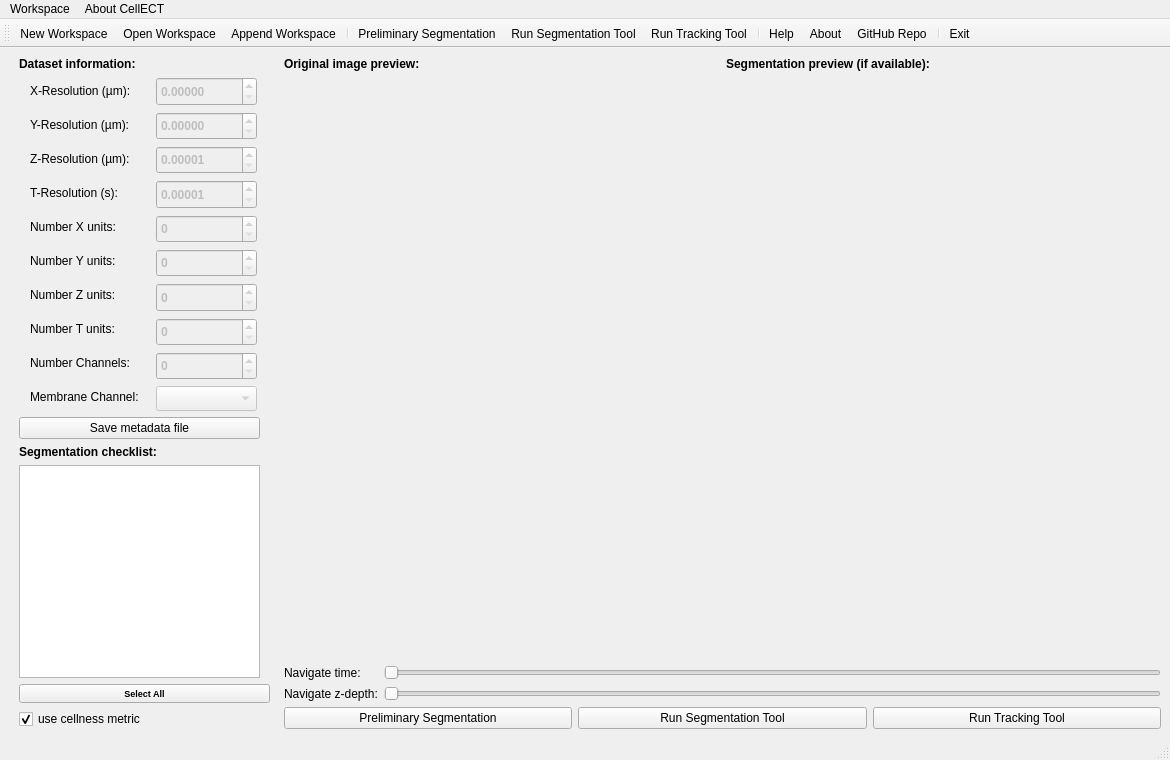
<?xml version="1.0" encoding="UTF-8"?>
<ui version="4.0">
 <class>MainWindow</class>
 <widget class="QMainWindow" name="MainWindow">
  <property name="geometry">
   <rect>
    <x>0</x>
    <y>0</y>
    <width>1170</width>
    <height>760</height>
   </rect>
  </property>
  <property name="sizePolicy">
   <sizepolicy hsizetype="Preferred" vsizetype="Preferred">
    <horstretch>0</horstretch>
    <verstretch>0</verstretch>
   </sizepolicy>
  </property>
  <property name="windowTitle">
   <string>CellECT: Cell Evolution Capturing Tool</string>
  </property>
  <widget class="QWidget" name="centralwidget">
   <layout class="QHBoxLayout" name="horizontalLayout_5">
    <item>
     <spacer name="horizontalSpacer_2">
      <property name="orientation">
       <enum>Qt::Horizontal</enum>
      </property>
      <property name="sizeType">
       <enum>QSizePolicy::Fixed</enum>
      </property>
      <property name="sizeHint" stdset="0">
       <size>
        <width>10</width>
        <height>20</height>
       </size>
      </property>
     </spacer>
    </item>
    <item>
     <layout class="QVBoxLayout" name="verticalLayout_3">
      <item>
       <widget class="QLabel" name="label">
        <property name="sizePolicy">
         <sizepolicy hsizetype="Preferred" vsizetype="Preferred">
          <horstretch>0</horstretch>
          <verstretch>0</verstretch>
         </sizepolicy>
        </property>
        <property name="font">
         <font>
          <weight>75</weight>
          <bold>true</bold>
         </font>
        </property>
        <property name="text">
         <string>Dataset information:</string>
        </property>
       </widget>
      </item>
      <item>
       <layout class="QHBoxLayout" name="horizontalLayout">
        <item>
         <layout class="QVBoxLayout" name="verticalLayout">
          <item>
           <widget class="QLabel" name="label_7">
            <property name="sizePolicy">
             <sizepolicy hsizetype="Maximum" vsizetype="Preferred">
              <horstretch>0</horstretch>
              <verstretch>0</verstretch>
             </sizepolicy>
            </property>
            <property name="text">
             <string>X-Resolution (µm):</string>
            </property>
           </widget>
          </item>
          <item>
           <widget class="QLabel" name="label_8">
            <property name="sizePolicy">
             <sizepolicy hsizetype="Maximum" vsizetype="Preferred">
              <horstretch>0</horstretch>
              <verstretch>0</verstretch>
             </sizepolicy>
            </property>
            <property name="text">
             <string>Y-Resolution (µm):</string>
            </property>
           </widget>
          </item>
          <item>
           <widget class="QLabel" name="label_9">
            <property name="sizePolicy">
             <sizepolicy hsizetype="Maximum" vsizetype="Preferred">
              <horstretch>0</horstretch>
              <verstretch>0</verstretch>
             </sizepolicy>
            </property>
            <property name="text">
             <string>Z-Resolution (µm):</string>
            </property>
           </widget>
          </item>
          <item>
           <widget class="QLabel" name="label_10">
            <property name="sizePolicy">
             <sizepolicy hsizetype="Maximum" vsizetype="Preferred">
              <horstretch>0</horstretch>
              <verstretch>0</verstretch>
             </sizepolicy>
            </property>
            <property name="text">
             <string>T-Resolution (s):</string>
            </property>
           </widget>
          </item>
          <item>
           <widget class="QLabel" name="label_11">
            <property name="sizePolicy">
             <sizepolicy hsizetype="Maximum" vsizetype="Preferred">
              <horstretch>0</horstretch>
              <verstretch>0</verstretch>
             </sizepolicy>
            </property>
            <property name="text">
             <string>Number X units:</string>
            </property>
           </widget>
          </item>
          <item>
           <widget class="QLabel" name="label_12">
            <property name="sizePolicy">
             <sizepolicy hsizetype="Maximum" vsizetype="Preferred">
              <horstretch>0</horstretch>
              <verstretch>0</verstretch>
             </sizepolicy>
            </property>
            <property name="text">
             <string>Number Y units:</string>
            </property>
           </widget>
          </item>
          <item>
           <widget class="QLabel" name="label_13">
            <property name="sizePolicy">
             <sizepolicy hsizetype="Maximum" vsizetype="Preferred">
              <horstretch>0</horstretch>
              <verstretch>0</verstretch>
             </sizepolicy>
            </property>
            <property name="text">
             <string>Number Z units:</string>
            </property>
           </widget>
          </item>
          <item>
           <widget class="QLabel" name="label_14">
            <property name="sizePolicy">
             <sizepolicy hsizetype="Maximum" vsizetype="Preferred">
              <horstretch>0</horstretch>
              <verstretch>0</verstretch>
             </sizepolicy>
            </property>
            <property name="text">
             <string>Number T units:</string>
            </property>
           </widget>
          </item>
          <item>
           <widget class="QLabel" name="label_15">
            <property name="sizePolicy">
             <sizepolicy hsizetype="Maximum" vsizetype="Preferred">
              <horstretch>0</horstretch>
              <verstretch>0</verstretch>
             </sizepolicy>
            </property>
            <property name="text">
             <string>Number Channels:</string>
            </property>
           </widget>
          </item>
          <item>
           <widget class="QLabel" name="label_17">
            <property name="sizePolicy">
             <sizepolicy hsizetype="Maximum" vsizetype="Preferred">
              <horstretch>0</horstretch>
              <verstretch>0</verstretch>
             </sizepolicy>
            </property>
            <property name="text">
             <string>Membrane Channel:</string>
            </property>
           </widget>
          </item>
         </layout>
        </item>
        <item>
         <layout class="QVBoxLayout" name="verticalLayout_2">
          <item>
           <widget class="QDoubleSpinBox" name="doubleSpinBox_xres">
            <property name="enabled">
             <bool>false</bool>
            </property>
            <property name="sizePolicy">
             <sizepolicy hsizetype="Fixed" vsizetype="Fixed">
              <horstretch>0</horstretch>
              <verstretch>0</verstretch>
             </sizepolicy>
            </property>
            <property name="minimumSize">
             <size>
              <width>101</width>
              <height>29</height>
             </size>
            </property>
            <property name="maximumSize">
             <size>
              <width>101</width>
              <height>29</height>
             </size>
            </property>
            <property name="font">
             <font>
              <pointsize>9</pointsize>
              <weight>75</weight>
              <bold>true</bold>
             </font>
            </property>
            <property name="decimals">
             <number>5</number>
            </property>
            <property name="minimum">
             <double>0.000000000000000</double>
            </property>
            <property name="maximum">
             <double>10000000.000000000000000</double>
            </property>
           </widget>
          </item>
          <item>
           <widget class="QDoubleSpinBox" name="doubleSpinBox_yres">
            <property name="enabled">
             <bool>false</bool>
            </property>
            <property name="sizePolicy">
             <sizepolicy hsizetype="Fixed" vsizetype="Fixed">
              <horstretch>0</horstretch>
              <verstretch>0</verstretch>
             </sizepolicy>
            </property>
            <property name="minimumSize">
             <size>
              <width>101</width>
              <height>28</height>
             </size>
            </property>
            <property name="maximumSize">
             <size>
              <width>101</width>
              <height>28</height>
             </size>
            </property>
            <property name="font">
             <font>
              <pointsize>9</pointsize>
              <weight>75</weight>
              <bold>true</bold>
             </font>
            </property>
            <property name="decimals">
             <number>5</number>
            </property>
            <property name="minimum">
             <double>0.000000000000000</double>
            </property>
            <property name="maximum">
             <double>10000000.000000000000000</double>
            </property>
           </widget>
          </item>
          <item>
           <widget class="QDoubleSpinBox" name="doubleSpinBox_zres">
            <property name="enabled">
             <bool>false</bool>
            </property>
            <property name="sizePolicy">
             <sizepolicy hsizetype="Fixed" vsizetype="Fixed">
              <horstretch>0</horstretch>
              <verstretch>0</verstretch>
             </sizepolicy>
            </property>
            <property name="minimumSize">
             <size>
              <width>101</width>
              <height>28</height>
             </size>
            </property>
            <property name="maximumSize">
             <size>
              <width>101</width>
              <height>28</height>
             </size>
            </property>
            <property name="font">
             <font>
              <pointsize>9</pointsize>
              <weight>75</weight>
              <bold>true</bold>
             </font>
            </property>
            <property name="decimals">
             <number>5</number>
            </property>
            <property name="minimum">
             <double>0.000010000000000</double>
            </property>
            <property name="maximum">
             <double>10000000.000000000000000</double>
            </property>
           </widget>
          </item>
          <item>
           <widget class="QDoubleSpinBox" name="doubleSpinBox_tres">
            <property name="enabled">
             <bool>false</bool>
            </property>
            <property name="sizePolicy">
             <sizepolicy hsizetype="Fixed" vsizetype="Fixed">
              <horstretch>0</horstretch>
              <verstretch>0</verstretch>
             </sizepolicy>
            </property>
            <property name="minimumSize">
             <size>
              <width>101</width>
              <height>29</height>
             </size>
            </property>
            <property name="maximumSize">
             <size>
              <width>101</width>
              <height>29</height>
             </size>
            </property>
            <property name="font">
             <font>
              <pointsize>9</pointsize>
              <weight>75</weight>
              <bold>true</bold>
             </font>
            </property>
            <property name="decimals">
             <number>5</number>
            </property>
            <property name="minimum">
             <double>0.000010000000000</double>
            </property>
            <property name="maximum">
             <double>10000.000000000000000</double>
            </property>
           </widget>
          </item>
          <item>
           <widget class="QSpinBox" name="spinBox_numx">
            <property name="enabled">
             <bool>false</bool>
            </property>
            <property name="sizePolicy">
             <sizepolicy hsizetype="Fixed" vsizetype="Fixed">
              <horstretch>0</horstretch>
              <verstretch>0</verstretch>
             </sizepolicy>
            </property>
            <property name="minimumSize">
             <size>
              <width>101</width>
              <height>28</height>
             </size>
            </property>
            <property name="maximumSize">
             <size>
              <width>101</width>
              <height>28</height>
             </size>
            </property>
            <property name="font">
             <font>
              <pointsize>9</pointsize>
              <weight>75</weight>
              <bold>true</bold>
             </font>
            </property>
            <property name="maximum">
             <number>10000</number>
            </property>
           </widget>
          </item>
          <item>
           <widget class="QSpinBox" name="spinBox_numy">
            <property name="enabled">
             <bool>false</bool>
            </property>
            <property name="sizePolicy">
             <sizepolicy hsizetype="Fixed" vsizetype="Fixed">
              <horstretch>0</horstretch>
              <verstretch>0</verstretch>
             </sizepolicy>
            </property>
            <property name="minimumSize">
             <size>
              <width>101</width>
              <height>28</height>
             </size>
            </property>
            <property name="maximumSize">
             <size>
              <width>101</width>
              <height>28</height>
             </size>
            </property>
            <property name="font">
             <font>
              <pointsize>9</pointsize>
              <weight>75</weight>
              <bold>true</bold>
             </font>
            </property>
            <property name="maximum">
             <number>10000</number>
            </property>
           </widget>
          </item>
          <item>
           <widget class="QSpinBox" name="spinBox_numz">
            <property name="enabled">
             <bool>false</bool>
            </property>
            <property name="sizePolicy">
             <sizepolicy hsizetype="Fixed" vsizetype="Fixed">
              <horstretch>0</horstretch>
              <verstretch>0</verstretch>
             </sizepolicy>
            </property>
            <property name="minimumSize">
             <size>
              <width>101</width>
              <height>29</height>
             </size>
            </property>
            <property name="maximumSize">
             <size>
              <width>101</width>
              <height>29</height>
             </size>
            </property>
            <property name="font">
             <font>
              <pointsize>9</pointsize>
              <weight>75</weight>
              <bold>true</bold>
             </font>
            </property>
            <property name="maximum">
             <number>10000</number>
            </property>
           </widget>
          </item>
          <item>
           <widget class="QSpinBox" name="spinBox_numt">
            <property name="enabled">
             <bool>false</bool>
            </property>
            <property name="sizePolicy">
             <sizepolicy hsizetype="Fixed" vsizetype="Fixed">
              <horstretch>0</horstretch>
              <verstretch>0</verstretch>
             </sizepolicy>
            </property>
            <property name="minimumSize">
             <size>
              <width>101</width>
              <height>28</height>
             </size>
            </property>
            <property name="maximumSize">
             <size>
              <width>101</width>
              <height>28</height>
             </size>
            </property>
            <property name="font">
             <font>
              <pointsize>9</pointsize>
              <weight>75</weight>
              <bold>true</bold>
             </font>
            </property>
            <property name="maximum">
             <number>10000</number>
            </property>
           </widget>
          </item>
          <item>
           <widget class="QSpinBox" name="spinBox_numch">
            <property name="enabled">
             <bool>false</bool>
            </property>
            <property name="sizePolicy">
             <sizepolicy hsizetype="Fixed" vsizetype="Fixed">
              <horstretch>0</horstretch>
              <verstretch>0</verstretch>
             </sizepolicy>
            </property>
            <property name="minimumSize">
             <size>
              <width>101</width>
              <height>28</height>
             </size>
            </property>
            <property name="maximumSize">
             <size>
              <width>101</width>
              <height>28</height>
             </size>
            </property>
            <property name="font">
             <font>
              <pointsize>9</pointsize>
              <weight>75</weight>
              <bold>true</bold>
             </font>
            </property>
            <property name="maximum">
             <number>9</number>
            </property>
           </widget>
          </item>
          <item>
           <widget class="QComboBox" name="comboBox_mem_chan">
            <property name="enabled">
             <bool>false</bool>
            </property>
            <property name="sizePolicy">
             <sizepolicy hsizetype="Fixed" vsizetype="Fixed">
              <horstretch>0</horstretch>
              <verstretch>0</verstretch>
             </sizepolicy>
            </property>
            <property name="minimumSize">
             <size>
              <width>101</width>
              <height>25</height>
             </size>
            </property>
            <property name="maximumSize">
             <size>
              <width>101</width>
              <height>25</height>
             </size>
            </property>
            <property name="font">
             <font>
              <pointsize>9</pointsize>
              <weight>75</weight>
              <bold>true</bold>
             </font>
            </property>
           </widget>
          </item>
         </layout>
        </item>
       </layout>
      </item>
      <item>
       <widget class="QPushButton" name="btn_save_metadata">
        <property name="sizePolicy">
         <sizepolicy hsizetype="Fixed" vsizetype="Fixed">
          <horstretch>0</horstretch>
          <verstretch>0</verstretch>
         </sizepolicy>
        </property>
        <property name="minimumSize">
         <size>
          <width>241</width>
          <height>0</height>
         </size>
        </property>
        <property name="maximumSize">
         <size>
          <width>241</width>
          <height>16777215</height>
         </size>
        </property>
        <property name="text">
         <string>Save metadata file</string>
        </property>
       </widget>
      </item>
      <item>
       <widget class="QLabel" name="label_2">
        <property name="sizePolicy">
         <sizepolicy hsizetype="Preferred" vsizetype="Preferred">
          <horstretch>0</horstretch>
          <verstretch>0</verstretch>
         </sizepolicy>
        </property>
        <property name="font">
         <font>
          <weight>75</weight>
          <bold>true</bold>
         </font>
        </property>
        <property name="text">
         <string>Segmentation checklist:</string>
        </property>
       </widget>
      </item>
      <item>
       <widget class="QListView" name="listView">
        <property name="sizePolicy">
         <sizepolicy hsizetype="Fixed" vsizetype="MinimumExpanding">
          <horstretch>0</horstretch>
          <verstretch>0</verstretch>
         </sizepolicy>
        </property>
        <property name="minimumSize">
         <size>
          <width>241</width>
          <height>111</height>
         </size>
        </property>
        <property name="maximumSize">
         <size>
          <width>241</width>
          <height>16777215</height>
         </size>
        </property>
        <property name="selectionMode">
         <enum>QAbstractItemView::ExtendedSelection</enum>
        </property>
       </widget>
      </item>
      <item>
       <widget class="QPushButton" name="btn_select_all">
        <property name="sizePolicy">
         <sizepolicy hsizetype="Fixed" vsizetype="Fixed">
          <horstretch>0</horstretch>
          <verstretch>0</verstretch>
         </sizepolicy>
        </property>
        <property name="minimumSize">
         <size>
          <width>251</width>
          <height>0</height>
         </size>
        </property>
        <property name="maximumSize">
         <size>
          <width>251</width>
          <height>16777215</height>
         </size>
        </property>
        <property name="font">
         <font>
          <pointsize>7</pointsize>
          <weight>75</weight>
          <bold>true</bold>
         </font>
        </property>
        <property name="text">
         <string>Select All</string>
        </property>
       </widget>
      </item>
      <item>
       <widget class="QCheckBox" name="checkBox_use_metric">
        <property name="sizePolicy">
         <sizepolicy hsizetype="Preferred" vsizetype="Fixed">
          <horstretch>0</horstretch>
          <verstretch>0</verstretch>
         </sizepolicy>
        </property>
        <property name="text">
         <string>use cellness metric</string>
        </property>
        <property name="checked">
         <bool>true</bool>
        </property>
       </widget>
      </item>
     </layout>
    </item>
    <item>
     <spacer name="horizontalSpacer">
      <property name="orientation">
       <enum>Qt::Horizontal</enum>
      </property>
      <property name="sizeType">
       <enum>QSizePolicy::Fixed</enum>
      </property>
      <property name="sizeHint" stdset="0">
       <size>
        <width>8</width>
        <height>20</height>
       </size>
      </property>
     </spacer>
    </item>
    <item>
     <layout class="QVBoxLayout" name="verticalLayout_8">
      <item>
       <layout class="QHBoxLayout" name="horizontalLayout_2">
        <item>
         <layout class="QVBoxLayout" name="verticalLayout_5">
          <item>
           <widget class="QLabel" name="label_3">
            <property name="sizePolicy">
             <sizepolicy hsizetype="Fixed" vsizetype="Maximum">
              <horstretch>0</horstretch>
              <verstretch>0</verstretch>
             </sizepolicy>
            </property>
            <property name="font">
             <font>
              <weight>75</weight>
              <bold>true</bold>
             </font>
            </property>
            <property name="text">
             <string>Original image preview:</string>
            </property>
           </widget>
          </item>
          <item>
           <widget class="QLabel" name="label_original_image">
            <property name="sizePolicy">
             <sizepolicy hsizetype="Ignored" vsizetype="Ignored">
              <horstretch>0</horstretch>
              <verstretch>0</verstretch>
             </sizepolicy>
            </property>
            <property name="autoFillBackground">
             <bool>false</bool>
            </property>
            <property name="text">
             <string/>
            </property>
            <property name="scaledContents">
             <bool>true</bool>
            </property>
           </widget>
          </item>
         </layout>
        </item>
        <item>
         <layout class="QVBoxLayout" name="verticalLayout_4">
          <item>
           <widget class="QLabel" name="label_5">
            <property name="sizePolicy">
             <sizepolicy hsizetype="Fixed" vsizetype="Maximum">
              <horstretch>0</horstretch>
              <verstretch>0</verstretch>
             </sizepolicy>
            </property>
            <property name="font">
             <font>
              <weight>75</weight>
              <bold>true</bold>
             </font>
            </property>
            <property name="text">
             <string>Segmentation preview (if available):</string>
            </property>
           </widget>
          </item>
          <item>
           <widget class="QLabel" name="label_segmented_image">
            <property name="sizePolicy">
             <sizepolicy hsizetype="Ignored" vsizetype="Ignored">
              <horstretch>0</horstretch>
              <verstretch>0</verstretch>
             </sizepolicy>
            </property>
            <property name="autoFillBackground">
             <bool>false</bool>
            </property>
            <property name="text">
             <string/>
            </property>
            <property name="scaledContents">
             <bool>true</bool>
            </property>
           </widget>
          </item>
         </layout>
        </item>
       </layout>
      </item>
      <item>
       <layout class="QHBoxLayout" name="horizontalLayout_3">
        <item>
         <layout class="QVBoxLayout" name="verticalLayout_6">
          <item>
           <widget class="QLabel" name="label_4">
            <property name="text">
             <string>Navigate time:</string>
            </property>
           </widget>
          </item>
          <item>
           <widget class="QLabel" name="label_6">
            <property name="text">
             <string>Navigate z-depth:</string>
            </property>
           </widget>
          </item>
         </layout>
        </item>
        <item>
         <layout class="QVBoxLayout" name="verticalLayout_7">
          <item>
           <widget class="QSlider" name="horizontalSlider_t">
            <property name="orientation">
             <enum>Qt::Horizontal</enum>
            </property>
           </widget>
          </item>
          <item>
           <widget class="QSlider" name="horizontalSlider_z">
            <property name="orientation">
             <enum>Qt::Horizontal</enum>
            </property>
           </widget>
          </item>
         </layout>
        </item>
       </layout>
      </item>
      <item>
       <layout class="QHBoxLayout" name="horizontalLayout_4">
        <item>
         <widget class="QPushButton" name="btn_preliminary_seg">
          <property name="text">
           <string>Preliminary Segmentation</string>
          </property>
          <property name="icon">
           <iconset resource="app_icons.qrc">
            <normaloff>:/icons/preiliminary.png</normaloff>:/icons/preiliminary.png</iconset>
          </property>
          <property name="iconSize">
           <size>
            <width>35</width>
            <height>35</height>
           </size>
          </property>
         </widget>
        </item>
        <item>
         <widget class="QPushButton" name="btn_seg_tool">
          <property name="text">
           <string>Run Segmentation Tool</string>
          </property>
          <property name="icon">
           <iconset resource="app_icons.qrc">
            <normaloff>:/icons/seg_tool.png</normaloff>:/icons/seg_tool.png</iconset>
          </property>
          <property name="iconSize">
           <size>
            <width>35</width>
            <height>35</height>
           </size>
          </property>
         </widget>
        </item>
        <item>
         <widget class="QPushButton" name="btn_track_tool">
          <property name="text">
           <string>Run Tracking Tool</string>
          </property>
          <property name="icon">
           <iconset resource="app_icons.qrc">
            <normaloff>:/icons/track_tool.png</normaloff>:/icons/track_tool.png</iconset>
          </property>
          <property name="iconSize">
           <size>
            <width>35</width>
            <height>35</height>
           </size>
          </property>
         </widget>
        </item>
       </layout>
      </item>
     </layout>
    </item>
   </layout>
  </widget>
  <widget class="QMenuBar" name="menubar">
   <property name="geometry">
    <rect>
     <x>0</x>
     <y>0</y>
     <width>1170</width>
     <height>27</height>
    </rect>
   </property>
   <widget class="QMenu" name="menuWorkspace">
    <property name="title">
     <string>Workspace</string>
    </property>
    <addaction name="actionNew_Workspace"/>
    <addaction name="actionOpen_Workspace"/>
    <addaction name="actionAppend_Workspace"/>
    <addaction name="separator"/>
    <addaction name="actionPreliminary_Segmentation"/>
    <addaction name="actionRun_Segmentation_Tool"/>
    <addaction name="actionRun_Tracking_Tool"/>
    <addaction name="separator"/>
    <addaction name="actionExit"/>
   </widget>
   <widget class="QMenu" name="menuAbout">
    <property name="title">
     <string>About CellECT</string>
    </property>
    <widget class="QMenu" name="menuAbout_2">
     <property name="title">
      <string>About</string>
     </property>
     <addaction name="actionAbout"/>
     <addaction name="actionGitHub_Repo"/>
    </widget>
    <addaction name="actionHelp"/>
    <addaction name="menuAbout_2"/>
   </widget>
   <addaction name="menuWorkspace"/>
   <addaction name="menuAbout"/>
  </widget>
  <widget class="QStatusBar" name="statusbar"/>
  <widget class="QToolBar" name="toolBar">
   <property name="windowTitle">
    <string>toolBar</string>
   </property>
   <property name="iconSize">
    <size>
     <width>60</width>
     <height>60</height>
    </size>
   </property>
   <property name="toolButtonStyle">
    <enum>Qt::ToolButtonIconOnly</enum>
   </property>
   <attribute name="toolBarArea">
    <enum>TopToolBarArea</enum>
   </attribute>
   <attribute name="toolBarBreak">
    <bool>false</bool>
   </attribute>
   <addaction name="actionNew_Workspace"/>
   <addaction name="actionOpen_Workspace"/>
   <addaction name="actionAppend_Workspace"/>
   <addaction name="separator"/>
   <addaction name="actionPreliminary_Segmentation"/>
   <addaction name="actionRun_Segmentation_Tool"/>
   <addaction name="actionRun_Tracking_Tool"/>
   <addaction name="separator"/>
   <addaction name="actionHelp"/>
   <addaction name="actionAbout"/>
   <addaction name="actionGitHub_Repo"/>
   <addaction name="separator"/>
   <addaction name="actionExit"/>
  </widget>
  <action name="actionNew_Workspace">
   <property name="icon">
    <iconset resource="app_icons.qrc">
     <normaloff>:/icons/1376909654_folder_starred.png</normaloff>:/icons/1376909654_folder_starred.png</iconset>
   </property>
   <property name="text">
    <string>New Workspace</string>
   </property>
   <property name="shortcut">
    <string>Ctrl+N</string>
   </property>
  </action>
  <action name="actionOpen_Workspace">
   <property name="icon">
    <iconset resource="app_icons.qrc">
     <normaloff>:/icons/folder_full.png</normaloff>:/icons/folder_full.png</iconset>
   </property>
   <property name="text">
    <string>Open Workspace</string>
   </property>
   <property name="shortcut">
    <string>Ctrl+O</string>
   </property>
  </action>
  <action name="actionAbout">
   <property name="icon">
    <iconset resource="app_icons.qrc">
     <normaloff>:/icons/1376909512_bullet_info.png</normaloff>:/icons/1376909512_bullet_info.png</iconset>
   </property>
   <property name="text">
    <string>About</string>
   </property>
  </action>
  <action name="actionHelp">
   <property name="icon">
    <iconset resource="app_icons.qrc">
     <normaloff>:/icons/1376909581_comment_error.png</normaloff>:/icons/1376909581_comment_error.png</iconset>
   </property>
   <property name="text">
    <string>Help</string>
   </property>
   <property name="shortcut">
    <string>Ctrl+H</string>
   </property>
  </action>
  <action name="actionExit">
   <property name="enabled">
    <bool>true</bool>
   </property>
   <property name="icon">
    <iconset resource="app_icons.qrc">
     <normaloff>:/icons/1376909502_bullet_delete.png</normaloff>:/icons/1376909502_bullet_delete.png</iconset>
   </property>
   <property name="text">
    <string>Exit</string>
   </property>
  </action>
  <action name="actionGitHub_Repo">
   <property name="icon">
    <iconset resource="app_icons.qrc">
     <normaloff>:/icons/note_settings.png</normaloff>:/icons/note_settings.png</iconset>
   </property>
   <property name="text">
    <string>GitHub Repo</string>
   </property>
  </action>
  <action name="actionRun_Segmentation_Tool">
   <property name="icon">
    <iconset resource="app_icons.qrc">
     <normaloff>:/icons/seg_tool.png</normaloff>:/icons/seg_tool.png</iconset>
   </property>
   <property name="text">
    <string>Run Segmentation Tool</string>
   </property>
  </action>
  <action name="actionRun_Tracking_Tool">
   <property name="icon">
    <iconset resource="app_icons.qrc">
     <normaloff>:/icons/track_tool.png</normaloff>:/icons/track_tool.png</iconset>
   </property>
   <property name="text">
    <string>Run Tracking Tool</string>
   </property>
  </action>
  <action name="actionPreliminary_Segmentation">
   <property name="icon">
    <iconset resource="app_icons.qrc">
     <normaloff>:/icons/preiliminary.png</normaloff>:/icons/preiliminary.png</iconset>
   </property>
   <property name="text">
    <string>Preliminary Segmentation</string>
   </property>
  </action>
  <action name="actionAppend_Workspace">
   <property name="icon">
    <iconset resource="app_icons.qrc">
     <normaloff>:/icons/1376909673_folders.png</normaloff>:/icons/1376909673_folders.png</iconset>
   </property>
   <property name="text">
    <string>Append Workspace</string>
   </property>
   <property name="toolTip">
    <string>Append Workspace</string>
   </property>
  </action>
 </widget>
 <resources>
  <include location="app_icons.qrc"/>
  <include location="app_resources.qrc"/>
 </resources>
 <connections/>
</ui>
